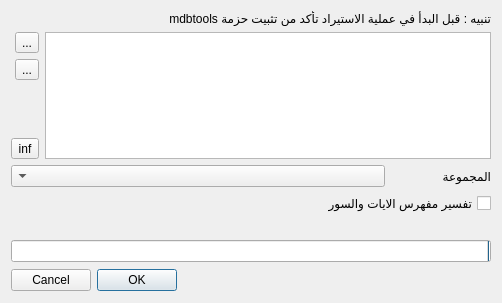
<?xml version="1.0" encoding="UTF-8"?>
<ui version="4.0">
 <class>mdbexport</class>
 <widget class="QDialog" name="mdbexport">
  <property name="geometry">
   <rect>
    <x>0</x>
    <y>0</y>
    <width>502</width>
    <height>303</height>
   </rect>
  </property>
  <property name="windowTitle">
   <string>استراد ملفات الشاملة</string>
  </property>
  <property name="layoutDirection">
   <enum>Qt::RightToLeft</enum>
  </property>
  <layout class="QVBoxLayout" name="verticalLayout_3">
   <item>
    <widget class="QLabel" name="label">
     <property name="text">
      <string>تنبيه : قبل البدأ في عملية الاستيراد تأكد من تثبيت حزمة mdbtools</string>
     </property>
    </widget>
   </item>
   <item>
    <layout class="QHBoxLayout" name="horizontalLayout_7">
     <item>
      <widget class="QListWidget" name="listWidget"/>
     </item>
     <item>
      <layout class="QVBoxLayout" name="verticalLayout_2">
       <item>
        <widget class="QToolButton" name="toolButton_fileNam">
         <property name="toolTip">
          <string>اختر المسار </string>
         </property>
         <property name="text">
          <string>...</string>
         </property>
        </widget>
       </item>
       <item>
        <widget class="QToolButton" name="toolButton_delet">
         <property name="toolTip">
          <string>حذف العنصر المحدد</string>
         </property>
         <property name="text">
          <string>...</string>
         </property>
         <property name="icon">
          <iconset>
           <normaloff>:/images/image/edit-delete.png</normaloff>:/images/image/edit-delete.png</iconset>
         </property>
         <property name="iconSize">
          <size>
           <width>20</width>
           <height>20</height>
          </size>
         </property>
        </widget>
       </item>
       <item>
        <spacer name="verticalSpacer">
         <property name="orientation">
          <enum>Qt::Vertical</enum>
         </property>
         <property name="sizeHint" stdset="0">
          <size>
           <width>20</width>
           <height>40</height>
          </size>
         </property>
        </spacer>
       </item>
       <item>
        <widget class="QToolButton" name="toolButtonInfo">
         <property name="toolTip">
          <string>معلومات عن العنصر المحدد</string>
         </property>
         <property name="text">
          <string>inf</string>
         </property>
         <property name="iconSize">
          <size>
           <width>20</width>
           <height>20</height>
          </size>
         </property>
        </widget>
       </item>
      </layout>
     </item>
    </layout>
   </item>
   <item>
    <layout class="QHBoxLayout" name="horizontalLayout_3">
     <item>
      <widget class="QLabel" name="label_4">
       <property name="maximumSize">
        <size>
         <width>100</width>
         <height>16777215</height>
        </size>
       </property>
       <property name="text">
        <string>المجموعة</string>
       </property>
      </widget>
     </item>
     <item>
      <widget class="QComboBox" name="comboBox"/>
     </item>
    </layout>
   </item>
   <item>
    <layout class="QHBoxLayout" name="horizontalLayout"/>
   </item>
   <item>
    <widget class="QCheckBox" name="checkBox_curan">
     <property name="whatsThis">
      <string>&lt;!DOCTYPE HTML PUBLIC &quot;-//W3C//DTD HTML 4.0//EN&quot; &quot;http://www.w3.org/TR/REC-html40/strict.dtd&quot;&gt;
&lt;html&gt;&lt;head&gt;&lt;meta name=&quot;qrichtext&quot; content=&quot;1&quot; /&gt;&lt;style type=&quot;text/css&quot;&gt;
p, li { white-space: pre-wrap; }
&lt;/style&gt;&lt;/head&gt;&lt;body style=&quot; font-family:'Arial'; font-size:10pt; font-weight:400; font-style:normal;&quot;&gt;
&lt;p align=&quot;right&quot; style=&quot; margin-top:0px; margin-bottom:0px; margin-left:0px; margin-right:0px; -qt-block-indent:0; text-indent:0px;&quot;&gt;علم هذا الخيار اذا كان كتاب التفسير يحتوي على حقول الايات والسور&lt;/p&gt;
&lt;p align=&quot;right&quot; style=&quot; margin-top:0px; margin-bottom:0px; margin-left:0px; margin-right:0px; -qt-block-indent:0; text-indent:0px;&quot;&gt;   &quot;Aya&quot; وحقل &quot;Sora&quot;&lt;/p&gt;
&lt;p align=&quot;right&quot; style=&quot;-qt-paragraph-type:empty; margin-top:0px; margin-bottom:0px; margin-left:0px; margin-right:0px; -qt-block-indent:0; text-indent:0px;&quot;&gt;&lt;/p&gt;&lt;/body&gt;&lt;/html&gt;</string>
     </property>
     <property name="text">
      <string>تفسير مفهرس الايات والسور</string>
     </property>
    </widget>
   </item>
   <item>
    <layout class="QVBoxLayout" name="verticalLayout">
     <item>
      <widget class="QLabel" name="label_Info">
       <property name="text">
        <string/>
       </property>
       <property name="alignment">
        <set>Qt::AlignCenter</set>
       </property>
      </widget>
     </item>
     <item>
      <widget class="QProgressBar" name="progressBar">
       <property name="maximum">
        <number>1000</number>
       </property>
       <property name="value">
        <number>0</number>
       </property>
      </widget>
     </item>
    </layout>
   </item>
   <item>
    <layout class="QHBoxLayout" name="horizontalLayout_8"/>
   </item>
   <item>
    <layout class="QHBoxLayout" name="horizontalLayout_4">
     <item>
      <spacer name="horizontalSpacer">
       <property name="orientation">
        <enum>Qt::Horizontal</enum>
       </property>
       <property name="sizeHint" stdset="0">
        <size>
         <width>158</width>
         <height>24</height>
        </size>
       </property>
      </spacer>
     </item>
     <item>
      <widget class="QDialogButtonBox" name="buttonBox">
       <property name="standardButtons">
        <set>QDialogButtonBox::Cancel|QDialogButtonBox::Ok</set>
       </property>
      </widget>
     </item>
    </layout>
   </item>
  </layout>
 </widget>
 <resources/>
 <connections>
  <connection>
   <sender>buttonBox</sender>
   <signal>rejected()</signal>
   <receiver>mdbexport</receiver>
   <slot>reject()</slot>
   <hints>
    <hint type="sourcelabel">
     <x>158</x>
     <y>360</y>
    </hint>
    <hint type="destinationlabel">
     <x>274</x>
     <y>362</y>
    </hint>
   </hints>
  </connection>
 </connections>
</ui>
